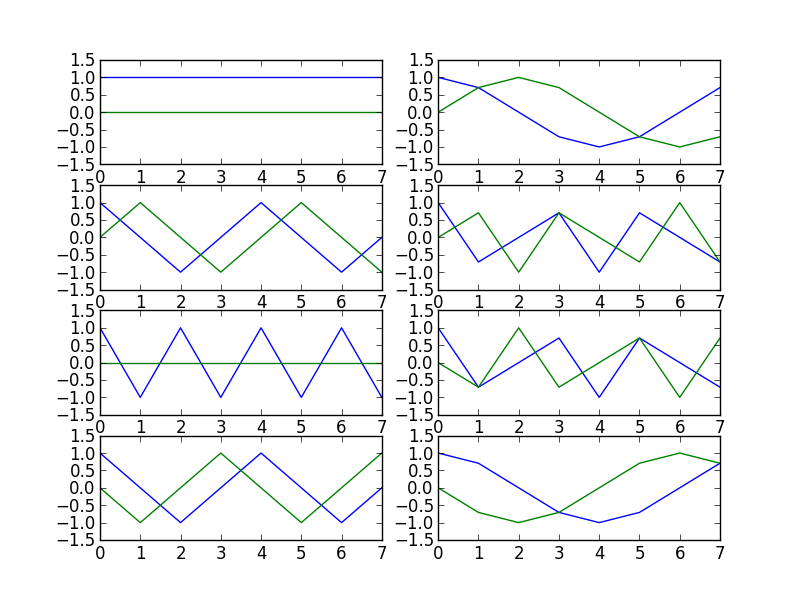

Reproduce this figure in Python.
import matplotlib.pyplot as plt
import numpy as np

N = 8
plt.figure(1)
for k in range(N):
	s = np.exp(1j*2*np.pi*k/N*np.arange(N))
	plt.subplot(N/2, 2, k+1)
	plt.plot(np.real(s))
	plt.axis([0,N-1,-1.5,1.5])
	plt.subplot(N/2, 2, k+1)
	plt.plot(np.imag(s))
	plt.axis([0,N-1,-1.5,1.5])
plt.show()
